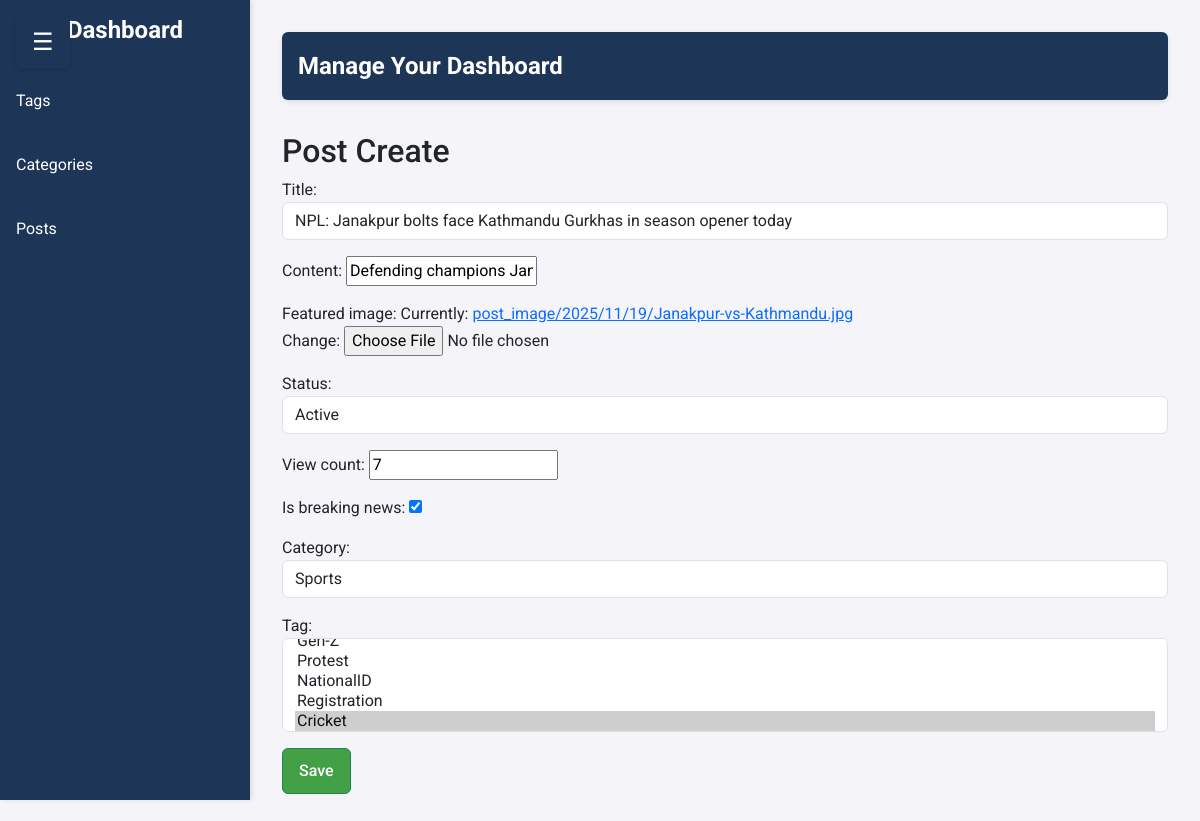
/dashboard/post-update/3/ (signed in), run on an earlier commit of the app's database.
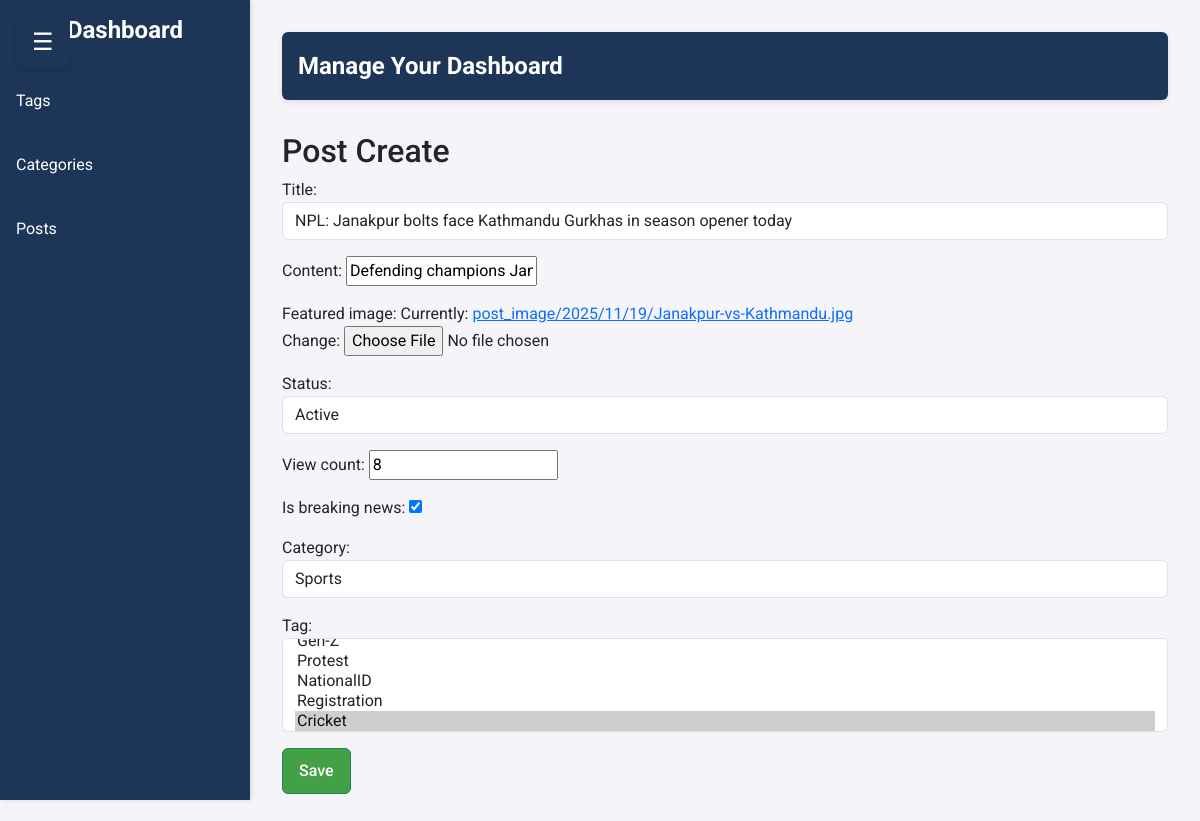
And on a later commit of the database.
### newspaper/models.py (models this page shows, shortened)
class TimeStampModel(models.Model):
    created_at = models.DateTimeField(auto_now_add=True)
    updated_at = models.DateTimeField(auto_now=True)
    class Meta:
        abstract  = True # Don't create table in DB

class Post(TimeStampModel):
    STATUS_CHOICES = [
        ("active", "Active"),
        ("in_active", "Inactive"),
    ]
    title = models.CharField(max_length=200)
    content = models.TextField()
    featured_image = models.ImageField(upload_to="post_image/%Y/%m/%d", blank=False)
    author = models.ForeignKey("auth.User", on_delete=models.CASCADE)
    status = models.CharField(max_length=20, choices=STATUS_CHOICES, default="active")
    view_count = models.PositiveBigIntegerField(default=0)
    is_breaking_news = models.BooleanField(default=False)
    published_at = models.DateTimeField(null=True, blank=True)
    category = models.ForeignKey(Category, on_delete=models.CASCADE)
    tag = models.ManyToManyField(Tag)

### dashboard/views.py (the view)
# urls.py: path("post-update/<int:pk>/", views.AdminPostUpdateView.as_view(), name="post-update"),
class AdminPostUpdateView(StaffRequiredMixin, UpdateView):
    model = Post
    template_name = "dashboard/post_create.html"
    form_class = PostForm
    success_url = reverse_lazy("dashboard:post-list")

### dashboard/forms.py
class PostForm(forms.ModelForm):
    class Meta:
        model = Post
        exclude = ("author", "views_count", "published_at")
        widgets = {
            "title": forms.TextInput(
                attrs={
                    "class": "form-control",
                    "placeholder": "Enter the title of post",
                }
            ),
            "content": TinyMCE(
                attrs={
                    "class": "form-control",
                    "placeholder": "Enter the content of post"
                },
                mce_attrs={
                    "height": 500
                },
            ),
            "status": forms.Select(attrs={"class": "form-control"}),
            "category": forms.Select(attrs={"class": "form-control"}),
            "tag": forms.SelectMultiple(attrs={"class": "form-control"}),
        }

### dashboard/views.py (called while the page is built)
    def test_func(self):
        return self.request.user.is_staff

### newspaper/models.py (called while the page is built)
    def __str__(self):
        return self.name

    def __str__(self):
        return self.name

### newspaper/nav.py (called while the page is built)
def navigation(request):
    categories = Category.objects.all()[:5]
    return {"categories": categories}

### dashboard/templates/dashboard/post_create.html (shortened to what this page needs)
{% extends "dashboard/base.html" %}
{% block content %}
<h2>Post Create</h2>
<form action="" method="post" enctype="multipart/form-data">
    {{ form.as_p }}
    <button type="submit" class="btn btn-success">Save</button>
</form>
{% endblock content %}

What changed in the data, as far as the page shows it:
changed Post "NPL: Janakpur bolts face Kathmandu Gurkhas in season opener today": view_count "7" → "8"
